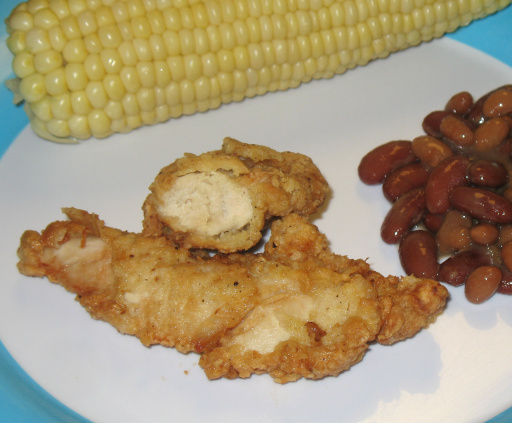
#> input picture datasets/foodseg103/FoodSeg103/Images/img_dir/train/00002737.jpg, 512 x 423 px
$ python -i utils.py   (imports and definitions only)
#> lines starting #> are read from the running program, lines starting #| are printed output that depends on the picture; after the words box and inside, x2 and y2 are one past the last pixel; in counts of white or black regions, pixels touching at a corner belong together
#> further down, picture is the input picture: shape (423, 512, 3); mean B, G, R 119.1, 151.5, 169.5
import cv2
import numpy as np


def smart_crop(image, margin=40):

#> called with margin = 40
    gray = cv2.cvtColor(image, cv2.COLOR_BGR2GRAY)
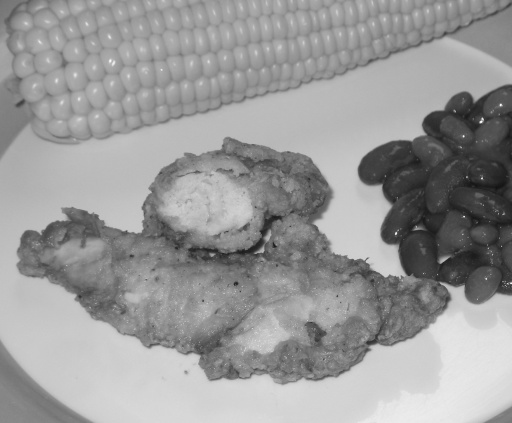
#> gray: shape (423, 512); min 18, max 251, mean 153.2

    blur = cv2.GaussianBlur(gray, (7, 7), 0)

    _, thresh = cv2.threshold(
        blur,
        0,
        255,
        cv2.THRESH_BINARY_INV + cv2.THRESH_OTSU,
    )
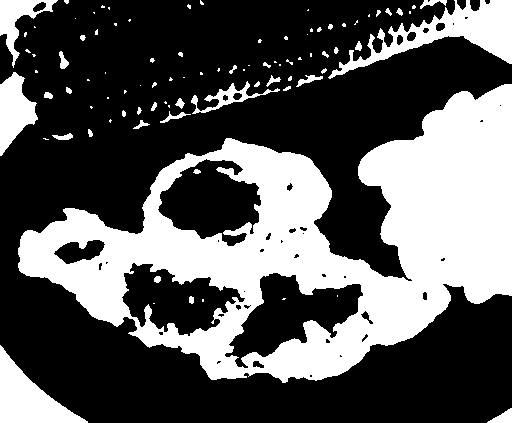
#> thresh: shape (423, 512); 35.3% white; 92 white regions (55 under 20 px)

    contours, _ = cv2.findContours(
        thresh,
        cv2.RETR_EXTERNAL,
        cv2.CHAIN_APPROX_SIMPLE,
    )
#> contours = 85 contours, 65 with area under 20; largest, box (x1, y1, x2, y2) and area: (18, 84, 512, 383) 79849, (328, 0, 512, 79) 4511, (0, 345, 88, 423) 2888, (0, 72, 38, 156) 1738, (0, 0, 58, 68) 1214

    if not contours:
        return image, (0, 0)

    largest = max(contours, key=cv2.contourArea)
#> largest = contour of 809 points, box (x1, y1, x2, y2) (18, 84, 512, 383), area 79849

    x, y, w, h = cv2.boundingRect(largest)
#> x = 18; y = 84; w = 494; h = 299

    x = max(0, x - margin)
#> x = 0
    y = max(0, y - margin)
#> y = 44

    w = min(image.shape[1] - x, w + 2 * margin)
#> w = 512
    h = min(image.shape[0] - y, h + 2 * margin)
#> h = 379

    crop = image[y:y + h, x:x + w]
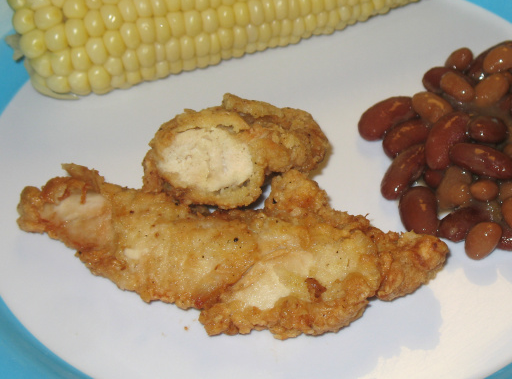
#> crop: shape (379, 512, 3); mean B, G, R 122.5, 151, 169.9

    return crop, (x, y)


# [88 lines left out: functions image_tiles, shift_boxes, merge_results, resize_keep, not called in this run]

>>> import cv2
>>> picture = cv2.imread('../datasets/foodseg103/FoodSeg103/Images/img_dir/train/00002737.jpg')
>>> result = smart_crop(picture)

$ run again, on datasets/foodseg103/FoodSeg103/Images/img_dir/train/00002822.jpg
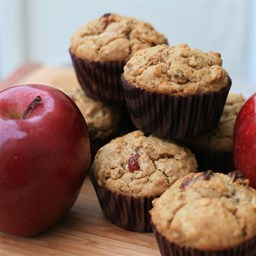
#> input picture datasets/foodseg103/FoodSeg103/Images/img_dir/train/00002822.jpg, 256 x 256 px
#> picture is the input picture: shape (256, 256, 3); mean B, G, R 94.5, 108.4, 138.1
#> in smart_crop, `_, thresh = cv2.threshold( blur, 0, 255, cv2.THRESH_BINARY_INV + cv2.T..`:
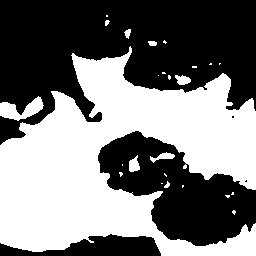
#> thresh: shape (256, 256); 46.9% white; 25 white regions (16 under 20 px)
#> contours = 25 contours, 18 with area under 20; largest, box (x1, y1, x2, y2) and area: (0, 46, 256, 256) 28842, (0, 96, 44, 121) 489, (129, 155, 140, 172) 104, (175, 75, 191, 85) 92, (150, 152, 175, 163) 92, (124, 29, 131, 39) 31, (148, 41, 157, 46) 27
#> largest = contour of 612 points, box (x1, y1, x2, y2) (0, 46, 256, 256), area 28842
#> in smart_crop, `x, y, w, h = cv2.boundingRect(largest)`: x = 0; y = 46; w = 256; h = 210
#> in smart_crop, `y = max(0, y - margin)`: y = 6
#> in smart_crop, `h = min(image.shape[0] - y, h + 2 * margin)`: h = 250
#> in smart_crop, `crop = image[y:y + h, x:x + w]`:
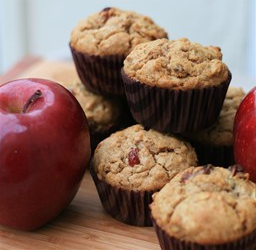
#> crop: shape (250, 256, 3); mean B, G, R 91.4, 105.8, 136.6

$ run again, on datasets/foodseg103/FoodSeg103/Images/img_dir/train/00002888.jpg
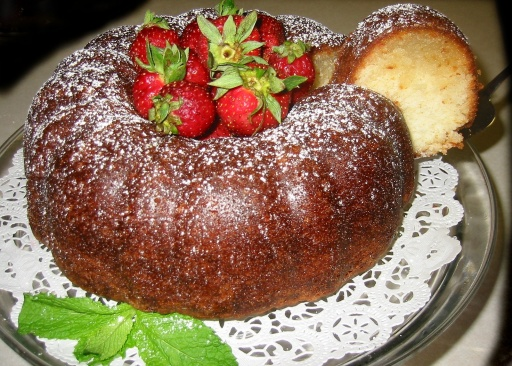
#> input picture datasets/foodseg103/FoodSeg103/Images/img_dir/train/00002888.jpg, 512 x 366 px
#> picture is the input picture: shape (366, 512, 3); mean B, G, R 87.9, 112.7, 140.9
#> in smart_crop, `blur = cv2.GaussianBlur(gray, (7, 7), 0)`:
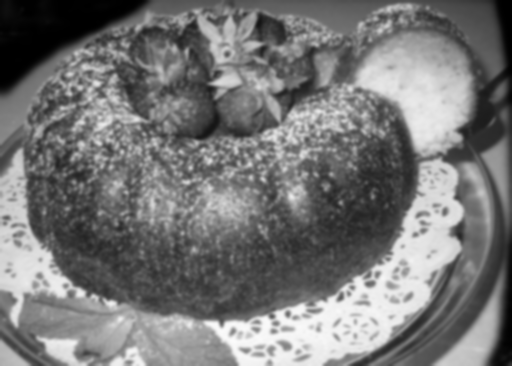
#> blur: shape (366, 512); min 0, max 251, mean 118.3
#> in smart_crop, `_, thresh = cv2.threshold( blur, 0, 255, cv2.THRESH_BINARY_INV + cv2.T..`:
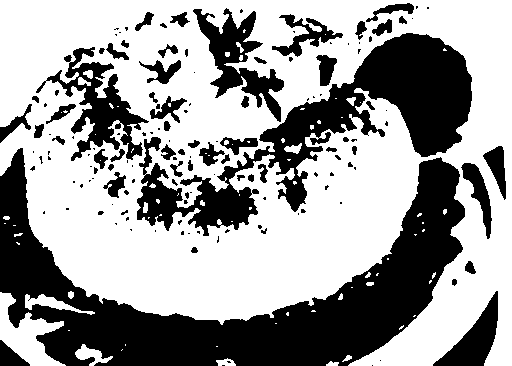
#> thresh: shape (366, 512); 61.8% white; 145 black regions (86 under 20 px)
#> contours = 35 contours, 27 with area under 20; largest, box (x1, y1, x2, y2) and area: (0, 0, 512, 366) 145808, (0, 292, 66, 366) 2013, (25, 294, 95, 315) 410, (75, 344, 113, 366) 300, (216, 358, 236, 366) 88, (326, 361, 339, 366) 32, (68, 291, 74, 299) 28, (342, 355, 352, 362) 24
#> largest = contour of 639 points, box (x1, y1, x2, y2) (0, 0, 512, 366), area 145808
#> x = 0; w = 512; h = 366

$ run again, on datasets/foodseg103/FoodSeg103/Images/img_dir/train/00003126.jpg
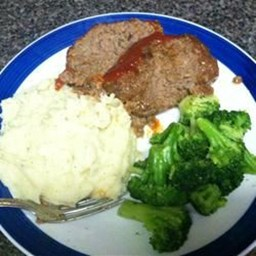
#> input picture datasets/foodseg103/FoodSeg103/Images/img_dir/train/00003126.jpg, 256 x 256 px
#> picture is the input picture: shape (256, 256, 3); mean B, G, R 118.8, 137.7, 129.7
#> in smart_crop, `_, thresh = cv2.threshold( blur, 0, 255, cv2.THRESH_BINARY_INV + cv2.T..`:
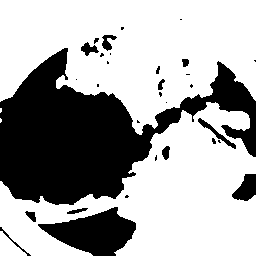
#> thresh: shape (256, 256); 66% white; 31 black regions (18 under 20 px)
#> contours = 5 contours, 2 with area under 20; largest, box (x1, y1, x2, y2) and area: (0, 0, 256, 135) 23137, (0, 102, 256, 256) 19712, (0, 231, 27, 256) 323
#> largest = contour of 240 points, box (x1, y1, x2, y2) (0, 0, 256, 135), area 23137
#> in smart_crop, `x, y, w, h = cv2.boundingRect(largest)`: x = 0; w = 256; h = 135
#> in smart_crop, `h = min(image.shape[0] - y, h + 2 * margin)`: h = 215
#> in smart_crop, `crop = image[y:y + h, x:x + w]`:
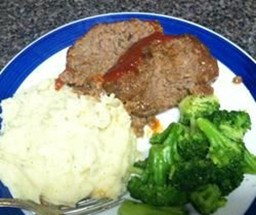
#> crop: shape (215, 256, 3); mean B, G, R 123.4, 145.1, 138.6
